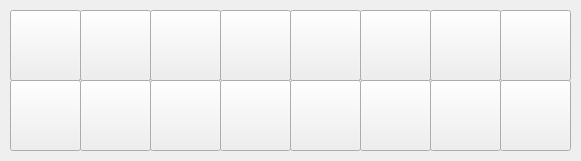
   <widget class="QFrame" name="frame_keyboard">
    <property name="geometry">
     <rect>
      <x>120</x>
      <y>470</y>
      <width>581</width>
      <height>161</height>
     </rect>
    </property>
    <property name="contextMenuPolicy">
     <enum>Qt::CustomContextMenu</enum>
    </property>
    <property name="styleSheet">
     <string notr="true">background-image: url(:/background/qrc/background/back.png);</string>
    </property>
    <property name="frameShape">
     <enum>QFrame::NoFrame</enum>
    </property>
    <property name="frameShadow">
     <enum>QFrame::Raised</enum>
    </property>
    <widget class="QPushButton" name="pbtn_cancel">
     <property name="geometry">
      <rect>
       <x>500</x>
       <y>10</y>
       <width>71</width>
       <height>71</height>
      </rect>
     </property>
     <property name="focusPolicy">
      <enum>Qt::NoFocus</enum>
     </property>
     <property name="styleSheet">
      <string notr="true">border-image: url(:/key/qrc/keyboard-b/cancel.png);</string>
     </property>
     <property name="text">
      <string/>
     </property>
    </widget>
    <widget class="QPushButton" name="pbtn_num5">
     <property name="geometry">
      <rect>
       <x>290</x>
       <y>10</y>
       <width>71</width>
       <height>71</height>
      </rect>
     </property>
     <property name="focusPolicy">
      <enum>Qt::NoFocus</enum>
     </property>
     <property name="styleSheet">
      <string notr="true">border-image: url(:/key/qrc/keyboard-b/5.png);</string>
     </property>
     <property name="text">
      <string/>
     </property>
    </widget>
    <widget class="QPushButton" name="pbtn_num7">
     <property name="geometry">
      <rect>
       <x>10</x>
       <y>80</y>
       <width>71</width>
       <height>71</height>
      </rect>
     </property>
     <property name="focusPolicy">
      <enum>Qt::NoFocus</enum>
     </property>
     <property name="styleSheet">
      <string notr="true">border-image: url(:/key/qrc/keyboard-b/7.png);</string>
     </property>
     <property name="text">
      <string/>
     </property>
    </widget>
    <widget class="QPushButton" name="pbtn_num3">
     <property name="geometry">
      <rect>
       <x>150</x>
       <y>10</y>
       <width>71</width>
       <height>71</height>
      </rect>
     </property>
     <property name="focusPolicy">
      <enum>Qt::NoFocus</enum>
     </property>
     <property name="styleSheet">
      <string notr="true">border-image: url(:/key/qrc/keyboard-b/3.png);</string>
     </property>
     <property name="text">
      <string/>
     </property>
    </widget>
    <widget class="QPushButton" name="pbtn_num6">
     <property name="geometry">
      <rect>
       <x>360</x>
       <y>10</y>
       <width>71</width>
       <height>71</height>
      </rect>
     </property>
     <property name="focusPolicy">
      <enum>Qt::NoFocus</enum>
     </property>
     <property name="styleSheet">
      <string notr="true">border-image: url(:/key/qrc/keyboard-b/6.png);</string>
     </property>
     <property name="text">
      <string/>
     </property>
    </widget>
    <widget class="QPushButton" name="pbtn_down">
     <property name="geometry">
      <rect>
       <x>430</x>
       <y>80</y>
       <width>71</width>
       <height>71</height>
      </rect>
     </property>
     <property name="focusPolicy">
      <enum>Qt::NoFocus</enum>
     </property>
     <property name="styleSheet">
      <string notr="true">border-image: url(:/key/qrc/keyboard-b/dn.png);</string>
     </property>
     <property name="text">
      <string/>
     </property>
    </widget>
    <widget class="QPushButton" name="pbtn_num4">
     <property name="geometry">
      <rect>
       <x>220</x>
       <y>10</y>
       <width>71</width>
       <height>71</height>
      </rect>
     </property>
     <property name="focusPolicy">
      <enum>Qt::NoFocus</enum>
     </property>
     <property name="styleSheet">
      <string notr="true">border-image: url(:/key/qrc/keyboard-b/4.png);</string>
     </property>
     <property name="text">
      <string/>
     </property>
    </widget>
    <widget class="QPushButton" name="pbtn_ok">
     <property name="geometry">
      <rect>
       <x>500</x>
       <y>80</y>
       <width>71</width>
       <height>71</height>
      </rect>
     </property>
     <property name="focusPolicy">
      <enum>Qt::NoFocus</enum>
     </property>
     <property name="styleSheet">
      <string notr="true">border-image: url(:/key/qrc/keyboard-b/enter.png);</string>
     </property>
     <property name="text">
      <string/>
     </property>
    </widget>
    <widget class="QPushButton" name="pbtn_num2">
     <property name="geometry">
      <rect>
       <x>80</x>
       <y>10</y>
       <width>71</width>
       <height>71</height>
      </rect>
     </property>
     <property name="focusPolicy">
      <enum>Qt::NoFocus</enum>
     </property>
     <property name="styleSheet">
      <string notr="true">border-image: url(:/key/qrc/keyboard-b/2.png);</string>
     </property>
     <property name="text">
      <string/>
     </property>
    </widget>
    <widget class="QPushButton" name="pbtn_num9">
     <property name="geometry">
      <rect>
       <x>150</x>
       <y>80</y>
       <width>71</width>
       <height>71</height>
      </rect>
     </property>
     <property name="focusPolicy">
      <enum>Qt::NoFocus</enum>
     </property>
     <property name="styleSheet">
      <string notr="true">border-image: url(:/key/qrc/keyboard-b/9.png);</string>
     </property>
     <property name="text">
      <string/>
     </property>
    </widget>
    <widget class="QPushButton" name="pbtn_dot">
     <property name="geometry">
      <rect>
       <x>290</x>
       <y>80</y>
       <width>71</width>
       <height>71</height>
      </rect>
     </property>
     <property name="focusPolicy">
      <enum>Qt::NoFocus</enum>
     </property>
     <property name="styleSheet">
      <string notr="true">border-image: url(:/key/qrc/keyboard-b/dot.png);</string>
     </property>
     <property name="text">
      <string/>
     </property>
    </widget>
    <widget class="QPushButton" name="pbtn_back">
     <property name="geometry">
      <rect>
       <x>360</x>
       <y>80</y>
       <width>71</width>
       <height>71</height>
      </rect>
     </property>
     <property name="focusPolicy">
      <enum>Qt::NoFocus</enum>
     </property>
     <property name="styleSheet">
      <string notr="true">border-image: url(:/key/qrc/keyboard-b/c.png);</string>
     </property>
     <property name="text">
      <string/>
     </property>
    </widget>
    <widget class="QPushButton" name="pbtn_num1">
     <property name="geometry">
      <rect>
       <x>10</x>
       <y>10</y>
       <width>71</width>
       <height>71</height>
      </rect>
     </property>
     <property name="focusPolicy">
      <enum>Qt::NoFocus</enum>
     </property>
     <property name="styleSheet">
      <string notr="true">border-image: url(:/key/qrc/keyboard-b/1.png);</string>
     </property>
     <property name="text">
      <string/>
     </property>
    </widget>
    <widget class="QPushButton" name="pbtn_num8">
     <property name="geometry">
      <rect>
       <x>80</x>
       <y>80</y>
       <width>71</width>
       <height>71</height>
      </rect>
     </property>
     <property name="focusPolicy">
      <enum>Qt::NoFocus</enum>
     </property>
     <property name="styleSheet">
      <string notr="true">border-image: url(:/key/qrc/keyboard-b/8.png);</string>
     </property>
     <property name="text">
      <string/>
     </property>
    </widget>
    <widget class="QPushButton" name="pbtn_num0">
     <property name="geometry">
      <rect>
       <x>220</x>
       <y>80</y>
       <width>71</width>
       <height>71</height>
      </rect>
     </property>
     <property name="focusPolicy">
      <enum>Qt::NoFocus</enum>
     </property>
     <property name="styleSheet">
      <string notr="true">border-image: url(:/key/qrc/keyboard-b/0.png);</string>
     </property>
     <property name="text">
      <string/>
     </property>
    </widget>
    <widget class="QPushButton" name="pbtn_up">
     <property name="geometry">
      <rect>
       <x>430</x>
       <y>10</y>
       <width>71</width>
       <height>71</height>
      </rect>
     </property>
     <property name="focusPolicy">
      <enum>Qt::NoFocus</enum>
     </property>
     <property name="styleSheet">
      <string notr="true">border-image: url(:/key/qrc/keyboard-b/up.png);</string>
     </property>
     <property name="text">
      <string/>
     </property>
    </widget>
   </widget>
